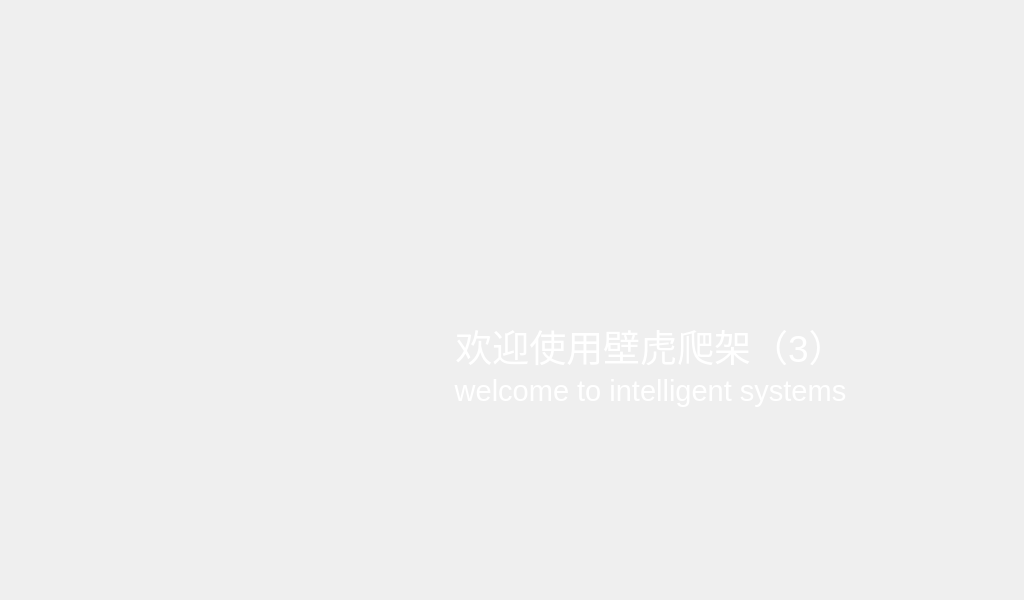
<?xml version="1.0" encoding="UTF-8"?>
<ui version="4.0">
 <class>Hell_window</class>
 <widget class="QMainWindow" name="Hell_window">
  <property name="geometry">
   <rect>
    <x>0</x>
    <y>0</y>
    <width>1024</width>
    <height>600</height>
   </rect>
  </property>
  <property name="windowTitle">
   <string>MainWindow</string>
  </property>
  <property name="styleSheet">
   <string notr="true"/>
  </property>
  <widget class="QWidget" name="centralwidget">
   <widget class="QLabel" name="label_hellodata">
    <property name="geometry">
     <rect>
      <x>380</x>
      <y>320</y>
      <width>541</width>
      <height>51</height>
     </rect>
    </property>
    <property name="font">
     <font>
      <family>Arial</family>
      <pointsize>28</pointsize>
     </font>
    </property>
    <property name="styleSheet">
     <string notr="true">color: rgb(255, 255, 255);</string>
    </property>
    <property name="text">
     <string>欢迎使用壁虎爬架（3）</string>
    </property>
    <property name="alignment">
     <set>Qt::AlignCenter</set>
    </property>
   </widget>
   <widget class="QLabel" name="label_helloEnglish">
    <property name="geometry">
     <rect>
      <x>380</x>
      <y>370</y>
      <width>541</width>
      <height>41</height>
     </rect>
    </property>
    <property name="font">
     <font>
      <family>Arial</family>
      <pointsize>22</pointsize>
     </font>
    </property>
    <property name="styleSheet">
     <string notr="true">color: rgb(255, 255, 255);</string>
    </property>
    <property name="text">
     <string>welcome to intelligent systems</string>
    </property>
    <property name="alignment">
     <set>Qt::AlignCenter</set>
    </property>
   </widget>
  </widget>
 </widget>
 <resources/>
 <connections/>
</ui>
